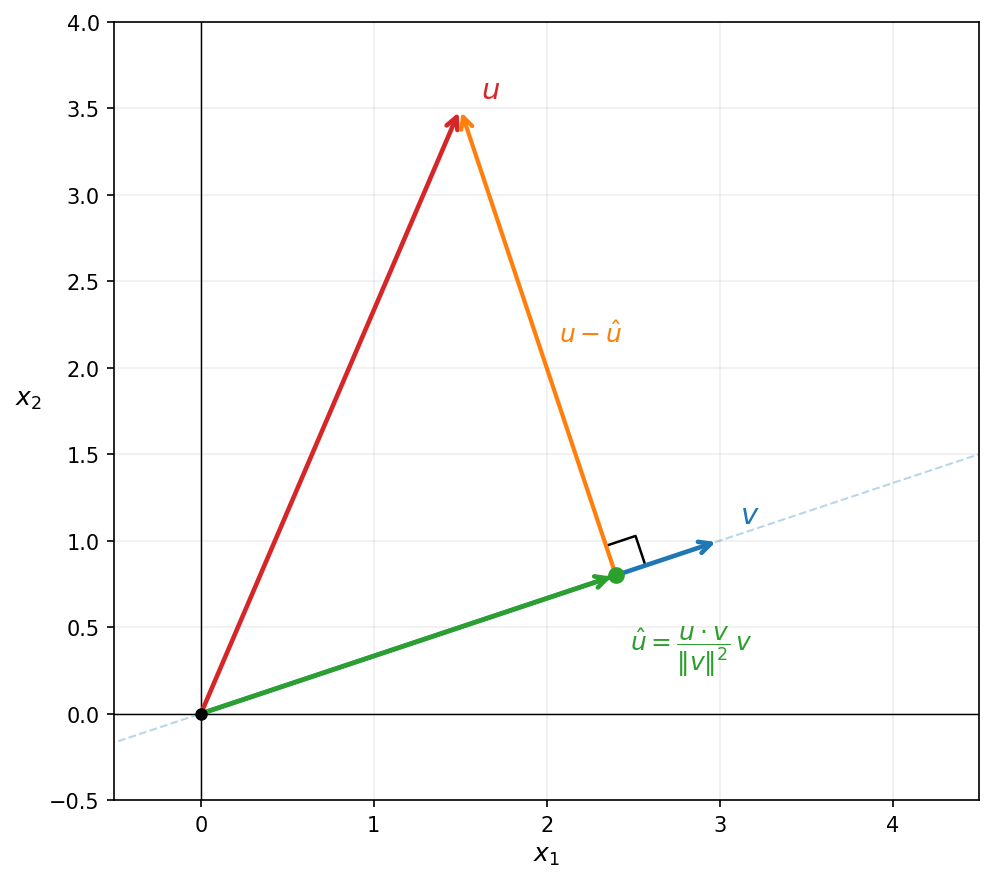

Write the Python code that produced this figure.
"""
fig04: Orthogonal projection of u onto v.
Shows u, v, the projection hat_u = (u·v/|v|^2)v, and the residual u - hat_u
perpendicular to v. Right-angle marker at the foot.
"""
import numpy as np
import matplotlib.pyplot as plt
import matplotlib.patches as mpatches

def draw_vec(ax, tip, col, lw=2.2, alpha=1.0, ls='-'):
    ax.annotate('', xy=tip, xytext=(0,0),
                arrowprops=dict(arrowstyle='->', color=col, lw=lw,
                                linestyle=ls, mutation_scale=14,
                                alpha=alpha, zorder=4))

fig, ax = plt.subplots(figsize=(7, 6))
ax.set_xlim(-0.5, 4.5); ax.set_ylim(-0.5, 4.0)
ax.set_aspect('equal')
ax.axhline(0, color='k', lw=0.7); ax.axvline(0, color='k', lw=0.7)
ax.grid(True, alpha=0.2)
ax.set_xlabel('$x_1$', fontsize=12)
ax.set_ylabel('$x_2$', fontsize=12, rotation=0, labelpad=10)
ax.plot(0, 0, 'ko', ms=5, zorder=5)

v = np.array([3.0, 1.0])
u = np.array([1.5, 3.5])

# projection of u onto v
hat_u = (np.dot(u, v) / np.dot(v, v)) * v
resid = u - hat_u           # perpendicular component

# extend the v direction as a faint guide line
t = np.linspace(-0.2, 1.6, 200)
ax.plot(t*v[0], t*v[1], color='#1f77b4', lw=1.0, alpha=0.3, linestyle='--')

# main vectors from origin
draw_vec(ax, v,     '#1f77b4')          # v
draw_vec(ax, u,     '#d62728')          # u
draw_vec(ax, hat_u, '#2ca02c')          # projection

# residual: from hat_u to u (NOT from origin — it's the difference vector shown in place)
ax.annotate('', xy=u, xytext=hat_u,
            arrowprops=dict(arrowstyle='->', color='#ff7f0e', lw=2.0,
                            mutation_scale=14, zorder=4))

# right-angle marker at hat_u
s = 0.18   # size of the square marker
perp_dir = resid / np.linalg.norm(resid)   # direction of residual (unit)
v_dir    = v    / np.linalg.norm(v)         # direction of v (unit)
corner   = hat_u + s*perp_dir + s*v_dir
ax.plot([hat_u[0] + s*perp_dir[0], corner[0], hat_u[0] + s*v_dir[0]],
        [hat_u[1] + s*perp_dir[1], corner[1], hat_u[1] + s*v_dir[1]],
        color='k', lw=1.2)

# labels
ax.text(v[0]+0.12,     v[1]+0.10,     '$v$',
        fontsize=14, color='#1f77b4')
ax.text(u[0]+0.12,     u[1]+0.06,     '$u$',
        fontsize=14, color='#d62728')
ax.text(hat_u[0]+0.08, hat_u[1]-0.28, r'$\hat{u}=\dfrac{u\cdot v}{\|v\|^2}\,v$',
        fontsize=12, color='#2ca02c', va='top')
ax.text(hat_u[0] + 0.5*resid[0] + 0.12,
        hat_u[1] + 0.5*resid[1],
        r'$u - \hat{u}$', fontsize=12, color='#ff7f0e')

ax.plot(*hat_u, 'o', color='#2ca02c', ms=7, zorder=5)

plt.tight_layout()
plt.savefig('/Users/sasha/linalg-lec/figures/fig04_projection.png',
            dpi=150, bbox_inches='tight')
plt.close()
print('saved')
